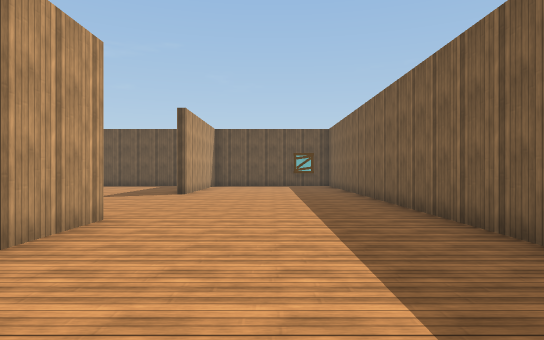
view 1 (above)

22 first-person views from a walk through a Unity game level. The camera is 1.4 m above the floor, looks level and sees 75° across. The floor is counted in squares, 2 m on a side. Each view is taken from the middle of a square. On the plan, view 1 faces up. The plan holds only what a view shows up to about 11 squares ahead; the rest is blank. The place goes on beyond the plan. The player is left out. Surface patterns are stand-ins for the level's own textures.

view 2
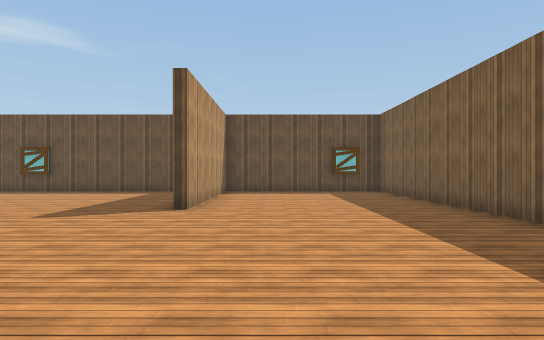

view 3
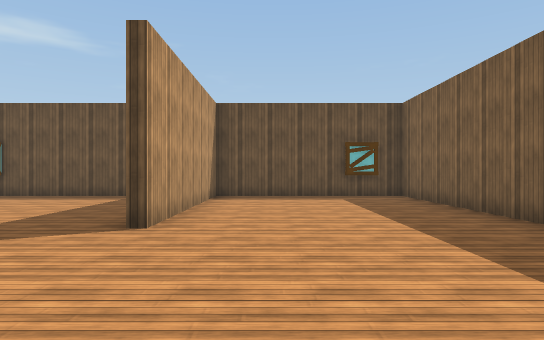

view 4
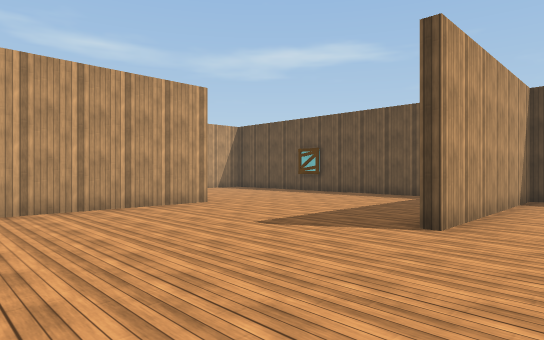

view 5
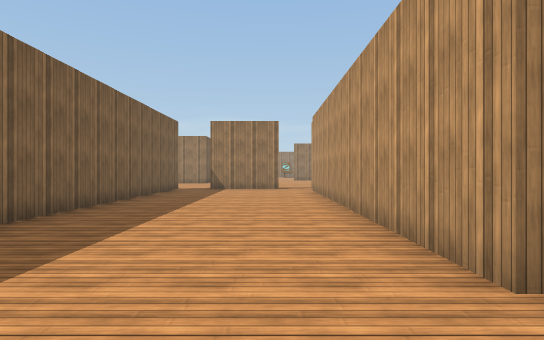

view 6
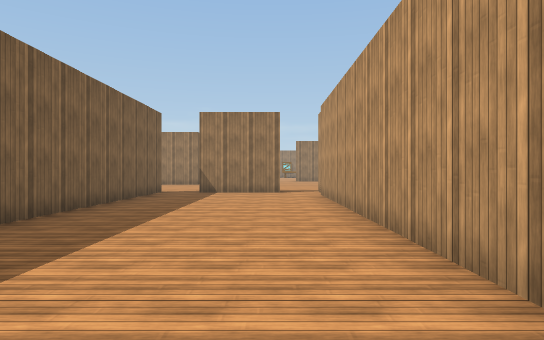

view 7
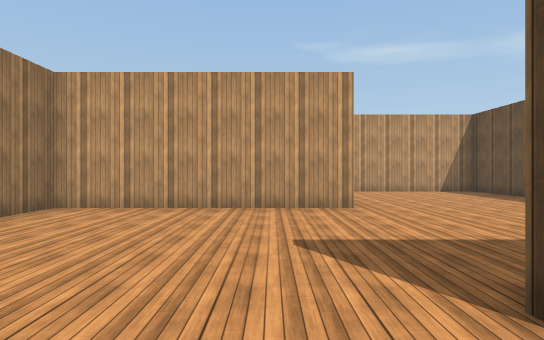

view 8
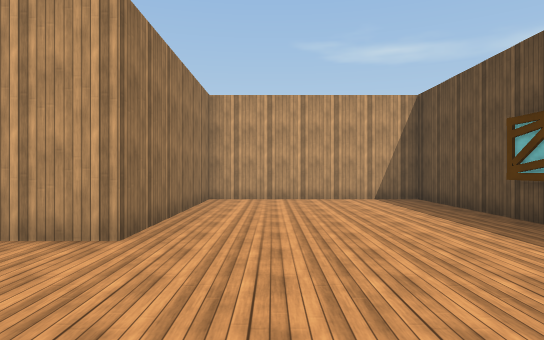

view 9
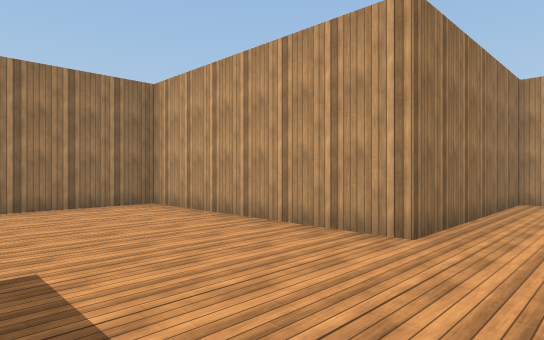

view 10
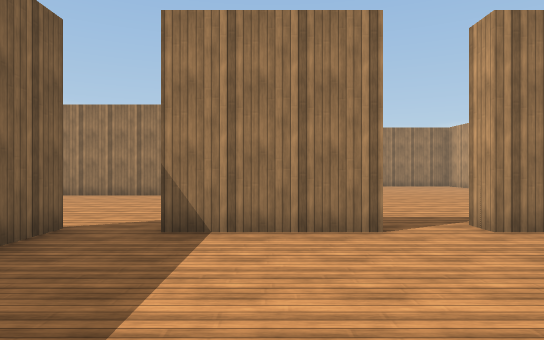

view 11
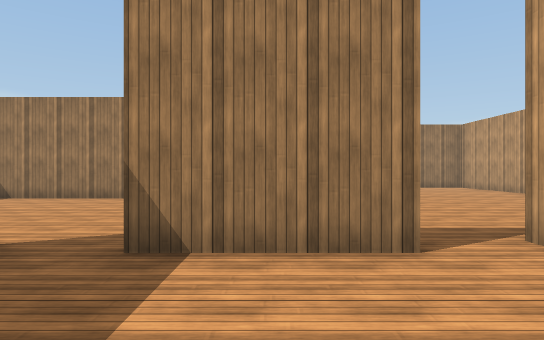

view 12
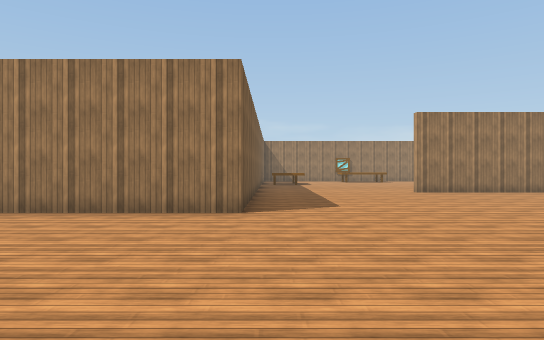

view 13
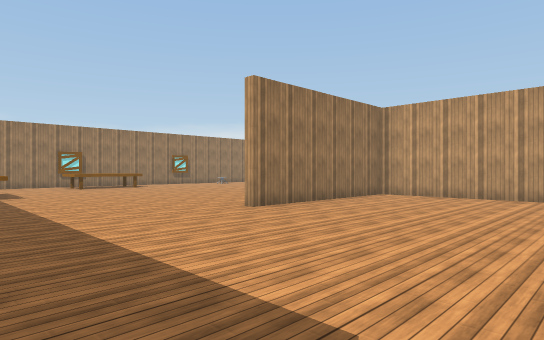

view 14
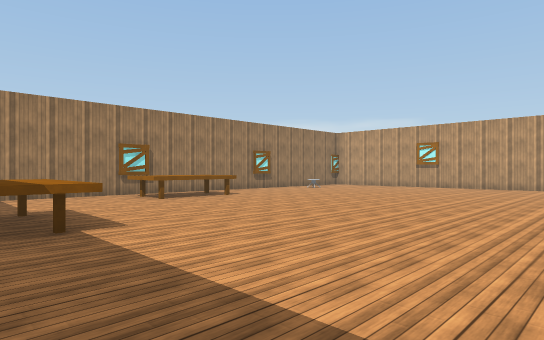

view 15
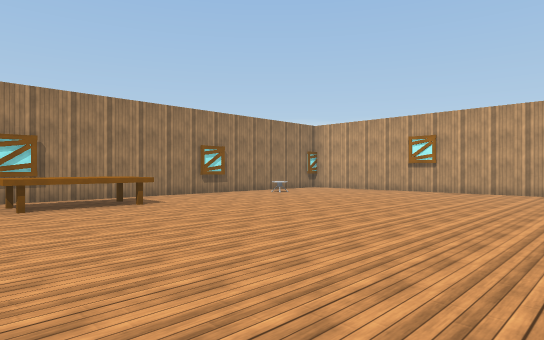

view 16
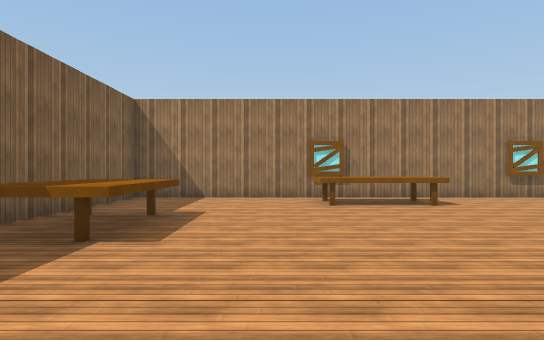

view 17
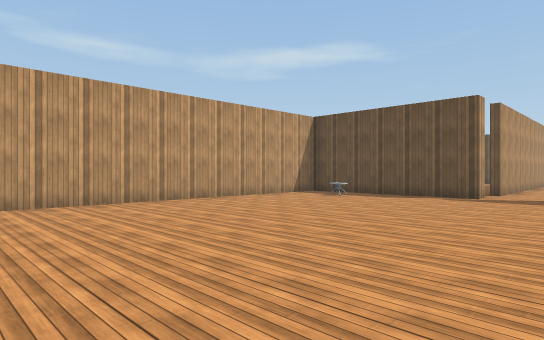

view 18
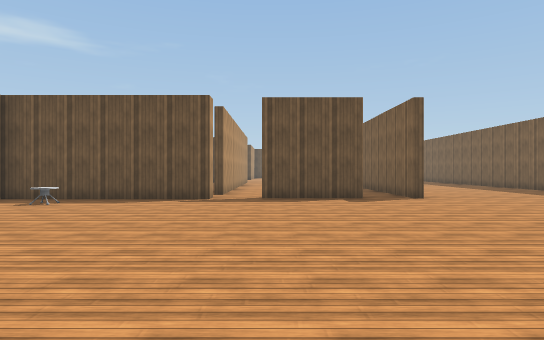

view 19
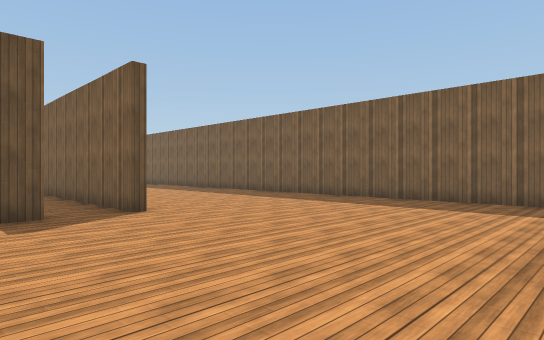

view 20
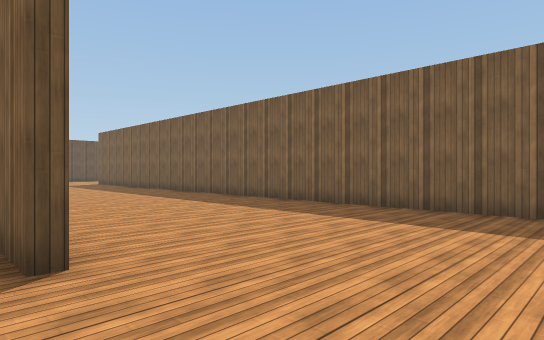

view 21
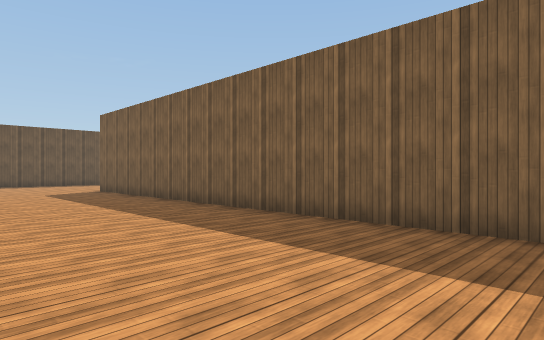

view 22
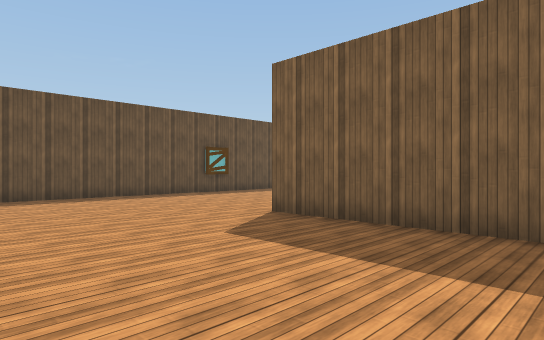

### Floor plan
Points are (right, up) in squares from view 1. A wall is a line through its corners. A room is listed if a view was taken in it or the views show most of it. See-through windows are left out.
Room 1 (views 1, 2, 3, 4, 5, 6, 7, 8, 9, 10, 11, 12)
walls: (-2.4, 5) (-2.4, -5); (-4.9, 15.5) (-12.5, 15.5) (-12.5, 10.5) (-7.5, 10.5) (-7.5, 5) (-4.9, 5); (-2.4, -6) (-2.4, -6.5); (-1.4, -6) (1.2, -6); (2.5, -6.2) (2.5, 15.5) (-2.4, 15.5) (-2.4, 10.2)
ways out: opening at (-2, -6) to room 2; opening at (2, -6) to room 2
Room 2 (views 13, 14, 15, 16, 17, 18, 19, 20, 21, 22)
walls: (1.2, -6.2) (-1.2, -6.2); (8.3, -11) (8.3, 9.2); (-2.4, -6.5) (-7.5, -6.5) (-7.5, -17) (-2.5, -17); (2.5, -16.6) (2.5, -11.7) (6.8, -11.7); (10.1, 14.5) (5.2, 14.5); (-12.5, -20.5) (-12.5, -23.1); (-1.5, -28) (2.5, -28) (2.5, -23.5); (-6.5, -28) (-2.5, -28)
ways out: opening at (-2, -6) to room 1; opening at (2, -6) to room 1
objects: table (-6, -8); table (-4, -27) to (-2, -26); table (1, -24) to (2, -23)

Where each view was taken, in squares from view 1:
view 1: 0 up, 0 right, facing up
view 2: 4 up, 1 left, facing up
view 3: 6 up, 1 left, facing up
view 4: 6 up, 1 left, facing up-left
view 5: 7 up, 1 left, facing down
view 6: 5 up, 1 left, facing down
view 7: 9 up, 1 left, facing left
view 8: 12 up, 4 left, facing left
view 9: 12 up, 4 left, facing down-left
view 10: 2 down, 0 right, facing down
view 11: 3 down, 0 right, facing down
view 12: 6 down, 2 right, facing down
view 13: 12 down, 2 right, facing down-left
view 14: 18 down, 2 right, facing down-left
view 15: 19 down, 1 left, facing down-left
view 16: 19 down, 1 left, facing down
view 17: 16 down, 0 right, facing up-left
view 18: 15 down, 1 left, facing up
view 19: 12 down, 0 right, facing up-right
view 20: 9 down, 2 right, facing up-right
view 21: 3 down, 4 right, facing up-right
view 22: 5 up, 4 right, facing up-right
